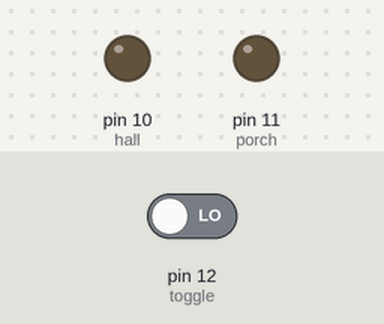
Bench run of a sketch on a simulated Arduino Uno, built with avr-gcc and run on an emulated ATmega328P. Shown: output pins drawn as LEDs (lit = HIGH). The inputs (shaded band) are chosen by the test bench; at power-on: pin 12 (toggle) LOW.

Above: at 1.2 s.
1.3 s: pin 12 (toggle) driven HIGH
At 2.2 s:
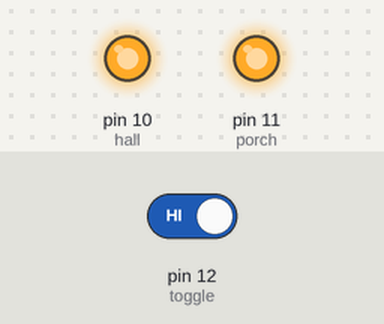
At 32.2 s:
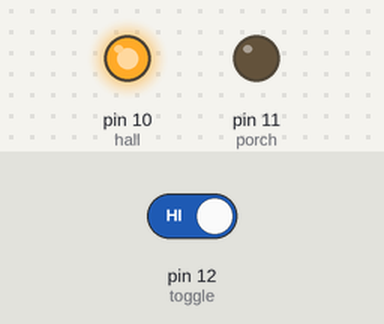
Timing chart, 0 to 32.8 s (numbered marks = the images above; inputs shaded):
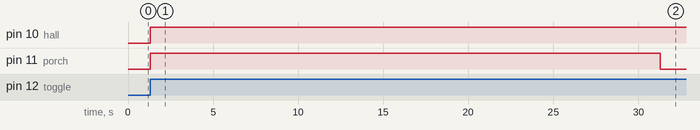

The sketch:

Task1_1Lights_ON.ino
```cpp
// Task1.1Lights_ON

const int toggle = 12;
const int porch = 11; // ON for 30sec
const int hall = 10;  // ON for 60sec

// the setup function runs once when you press reset or power the board
void setup() {
  pinMode(toggle, INPUT);
  pinMode(porch, OUTPUT);
  pinMode(hall, OUTPUT);
}

// the loop function runs over and over again forever
void loop() {
  if (digitalRead(toggle) == HIGH) {
    turnOn(porch);
    turnOn(hall);

    turnOff(porch);
    turnOff(hall);

    delay(3000);  // delay 3sec to observe
  }
}

void turnOn(int LED) {
  digitalWrite(LED, HIGH);
}

void turnOff(int LED) {
  delay(30000); // delay 30s
  digitalWrite(LED, LOW);
}
```

Measured:
- after the input at 1.3 s, pin 10 (hall): LOW → HIGH at once; pin 11 (porch): LOW → HIGH at once, → LOW 30.0 s later
